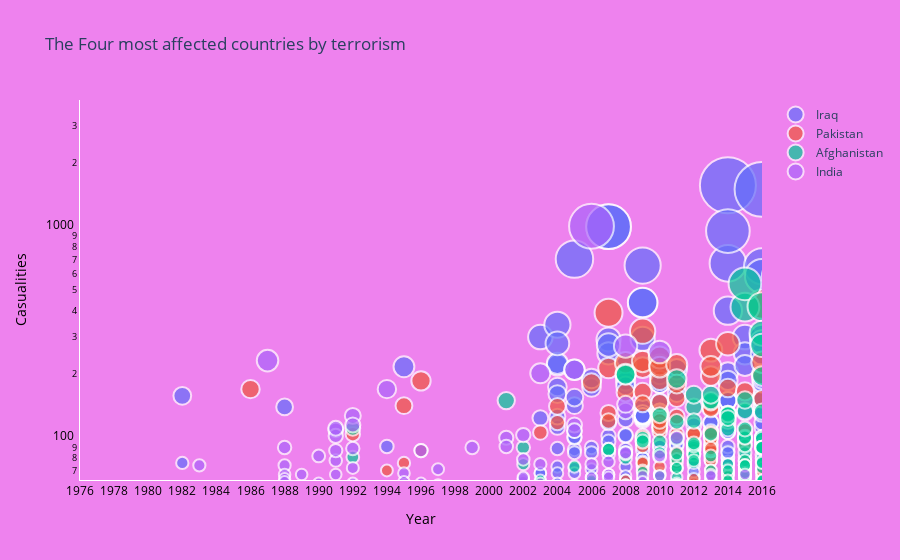

Here is the notebook cell this chart was saved with:
### Code cell
fig = go.Figure(data=data, layout=layout)
py.iplot(fig, filename='Terrorism Bubble')

### Figure 1 — Plotly figure (JSON) as saved in the notebook; plotly's stock layout.template omitted (floating-point values rounded to 4 significant figures; data arrays with more than 128 entries replaced by an {"elided": "..."} marker saying what was removed)
{"data": [{"marker": {"line": {"width": 2}, "size": {"elided": "264 int values"}, "sizemode": "area", "symbol": "circle"}, "mode": "markers", "name": "Iraq", "text": {"elided": "264 str values"}, "type": "scatter", "x": {"elided": "264 int values"}, "y": {"elided": "264 int values"}}, {"marker": {"line": {"width": 2}, "size": {"elided": "135 int values"}, "sizemode": "area", "symbol": "circle"}, "mode": "markers", "name": "Pakistan", "text": {"elided": "135 str values"}, "type": "scatter", "x": {"elided": "135 int values"}, "y": {"elided": "135 int values"}}, {"marker": {"line": {"width": 2}, "size": {"elided": "172 int values"}, "sizemode": "area", "symbol": "circle"}, "mode": "markers", "name": "Afghanistan", "text": {"elided": "172 str values"}, "type": "scatter", "x": {"elided": "172 int values"}, "y": {"elided": "172 int values"}}, {"marker": {"line": {"width": 2}, "size": [74, 54, 232, 90, 74, 67, 64, 62, 67, 58, 53, 82, 54, 55, 56, 61, 109, 78, 102, 67, 111, 87, 89, 59, 72, 58, 127, 115, 61, 170, 68, 52, 62, 51, 51, 61, 87, 71, 60, 90, 100, 91, 79, 62, 64, 103, 65, 75, 61, 202, 52, 115, 108, 210, 75, 1005, 55, 65, 67, 67, 77, 65, 57, 53, 272, 84, 60, 134, 144, 85, 54, 66, 62, 66, 82, 255, 51, 100, 52, 52, 52, 60, 67, 66, 67, 95], "sizemode": "area", "symbol": "circle"}, "mode": "markers", "name": "India", "text": ["City: Unknown<br>Group: Anti-Immigrant extremists<br>casualities: 74<br>Year: 1983", "City: Imphal<br>Group: People's Liberation Army (India)<br>casualities: 54<br>Year: 1984", "City: Chennai<br>Group: Tamils<br>casualities: 232<br>Year: 1987", "City: Amritsar<br>Group: Khalistan Liberation Force<br>casualities: 90<br>Year: 1988", "City: Amritsar<br>Group: Sikh Extremists<br>casualities: 74<br>Year: 1988", "City: Barpeta<br>Group: United Liberation Front of Assam (ULFA)<br>casualities: 67<br>Year: 1988", "City: Jammu<br>Group: Babbar Khalsa International (BKI)<br>casualities: 64<br>Year: 1988", "City: Batala<br>Group: Babbar Khalsa International (BKI)<br>casualities: 62<br>Year: 1988", "City: Bongaigaon<br>Group: Bodo Militants<br>casualities: 67<br>Year: 1989", "City: Karnal<br>Group: Sikh Extremists<br>casualities: 58<br>Year: 1989", "City: Unknown<br>Group: Khalistan Commando Force<br>casualities: 53<br>Year: 1989", "City: Batala<br>Group: Khalistan Commando Force<br>casualities: 82<br>Year: 1990", "City: Sepalpani<br>Group: Bodo Militants<br>casualities: 54<br>Year: 1990", "City: Pathankot<br>Group: Babbar Khalsa International (BKI)<br>casualities: 55<br>Year: 1990", "City: Rangia<br>Group: Bodo Militants<br>casualities: 56<br>Year: 1990", "City: Hyderabad<br>Group: People's War Group (PWG)<br>casualities: 61<br>Year: 1990", "City: New Delhi<br>Group: Sikh Extremists<br>casualities: 109<br>Year: 1991", "City: Kila Raipur<br>Group: Sikh Extremists<br>casualities: 78<br>Year: 1991", "City: Baddowal<br>Group: Sikh Extremists<br>casualities: 102<br>Year: 1991", "City: Sopore<br>Group: Muslim Militants<br>casualities: 67<br>Year: 1991", "City: Bajpur<br>Group: Sikh Extremists<br>casualities: 111<br>Year: 1991", "City: Sohian<br>Group: Sikh Extremists<br>casualities: 87<br>Year: 1991", "City: New Delhi<br>Group: Muslim Militants<br>casualities: 89<br>Year: 1992", "City: Pathankot<br>Group: Sikh Extremists<br>casualities: 59<br>Year: 1992", "City: Delhi<br>Group: Muslim Separatists<br>casualities: 72<br>Year: 1992", "City: Guwahati<br>Group: National Democratic Front of Bodoland (NDFB)<br>casualities: 58<br>Year: 1992", "City: Unknown<br>Group: Muslim Militants<br>casualities: 127<br>Year: 1992", "City: Bombay<br>Group: Muslim Militants<br>casualities: 115<br>Year: 1992", "City: Unknown<br>Group: Muslims<br>casualities: 61<br>Year: 1992", "City: Banabari<br>Group: Bodo Militants<br>casualities: 170<br>Year: 1994", "City: Jammu<br>Group: Kashmiri extremists<br>casualities: 68<br>Year: 1995", "City: Lailalong<br>Group: National Socialist Council of Nagaland<br>casualities: 52<br>Year: 1995", "City: Jammu<br>Group: Harkat ul Ansar<br>casualities: 62<br>Year: 1995", "City: New Delhi<br>Group: Jammu and Kashmir Islamic Front<br>casualities: 51<br>Year: 1996", "City: New Delhi<br>Group: Jammu and Kashmir Liberation Front<br>casualities: 51<br>Year: 1996", "City: Maiamnala<br>Group: National Socialist Council of Nagaland<br>casualities: 61<br>Year: 1996", "City: Sansapani<br>Group: Bodo Liberation Tigers (BLT)<br>casualities: 87<br>Year: 1996", "City: Unknown<br>Group: Muslim Rebels<br>casualities: 71<br>Year: 1997", "City: Bathe-Lakshmanpur<br>Group: Ranbir Sena<br>casualities: 60<br>Year: 1997", "City: Shiliguri<br>Group: United Liberation Front of Assam (ULFA)<br>casualities: 90<br>Year: 1999", "City: Baghmara<br>Group: National Democratic Front of Bodoland (NDFB)<br>casualities: 100<br>Year: 2001", "City: Srinagar<br>Group: Jaish-e-Mohammad (JeM)<br>casualities: 91<br>Year: 2001", "City: Jammu<br>Group: Lashkar-e-Taiba (LeT)<br>casualities: 79<br>Year: 2002", "City: Jammu<br>Group: Lashkar-e-Taiba (LeT)<br>casualities: 62<br>Year: 2002", "City: Jammu<br>Group: Lashkar-e-Taiba (LeT)<br>casualities: 64<br>Year: 2002", "City: Gandhinagar<br>Group: Gunmen<br>casualities: 103<br>Year: 2002", "City: Jammu<br>Group: Lashkar-e-Taiba (LeT)<br>casualities: 65<br>Year: 2002", "City: Mumbai<br>Group: Students Islamic Movement of India (SIMI)<br>casualities: 75<br>Year: 2003", "City: Bamungopha<br>Group: United Liberation Front of Assam (ULFA)<br>casualities: 61<br>Year: 2003", "City: Mumbai<br>Group: Students Islamic Movement of India (SIMI)<br>casualities: 202<br>Year: 2003", "City: Dimapur<br>Group: United Liberation Front of Assam (ULFA)<br>casualities: 52<br>Year: 2004", "City: Pulwama<br>Group: United Jihad Council<br>casualities: 115<br>Year: 2005", "City: Kotrapali<br>Group: Communist Party of India - Maoist (CPI-Maoist)<br>casualities: 108<br>Year: 2005", "City: New Delhi<br>Group: Lashkar-e-Taiba (LeT)<br>casualities: 210<br>Year: 2005", "City: Dantewada district<br>Group: Communist Party of India - Maoist (CPI-Maoist)<br>casualities: 75<br>Year: 2006", "City: Mumbai<br>Group: Lashkar-e-Taiba (LeT)<br>casualities: 1005<br>Year: 2006", "City: Imphal<br>Group: Kanglei Yawol Kanna Lup (KYKL)<br>casualities: 55<br>Year: 2006", "City: Guwahati<br>Group: United Liberation Front of Assam (ULFA)<br>casualities: 65<br>Year: 2006", "City: Sadiya<br>Group: United Liberation Front of Assam (ULFA)<br>casualities: 67<br>Year: 2007", "City: Ranibodli<br>Group: Naxalites<br>casualities: 67<br>Year: 2007", "City: Hyderabad<br>Group: Harkatul Jihad-e-Islami<br>casualities: 77<br>Year: 2007", "City: Doom Dooma<br>Group: United Liberation Front of Assam (ULFA)<br>casualities: 65<br>Year: 2007", "City: Murkongselek<br>Group: United Liberation Front of Assam (ULFA)<br>casualities: 57<br>Year: 2008", "City: New Delhi<br>Group: Indian Mujahideen<br>casualities: 53<br>Year: 2008", "City: Dispur<br>Group: United Liberation Front of Assam (ULFA)<br>casualities: 272<br>Year: 2008", "City: Kokrajhar<br>Group: United Liberation Front of Assam (ULFA)<br>casualities: 84<br>Year: 2008", "City: Barpeta Road<br>Group: United Liberation Front of Assam (ULFA)<br>casualities: 60<br>Year: 2008", "City: Mumbai<br>Group: Deccan Mujahideen<br>casualities: 134<br>Year: 2008", "City: Mumbai<br>Group: Deccan Mujahideen<br>casualities: 144<br>Year: 2008", "City: Mumbai<br>Group: Deccan Mujahideen<br>casualities: 85<br>Year: 2008", "City: Mumbai<br>Group: Deccan Mujahideen<br>casualities: 54<br>Year: 2008", "City: Guwahati<br>Group: United Liberation Front of Assam (ULFA)<br>casualities: 66<br>Year: 2009", "City: Nalbari<br>Group: United Liberation Front of Assam (ULFA)<br>casualities: 62<br>Year: 2009", "City: Pune<br>Group: Indian Mujahideen<br>casualities: 66<br>Year: 2010", "City: Dantewada district<br>Group: Communist Party of India - Maoist (CPI-Maoist)<br>casualities: 82<br>Year: 2010", "City: Jhargam<br>Group: Communist Party of India - Maoist (CPI-Maoist)<br>casualities: 255<br>Year: 2010", "City: Lohardaga district<br>Group: Communist Party of India - Maoist (CPI-Maoist)<br>casualities: 51<br>Year: 2011", "City: Guwahati<br>Group: Adivasi People's Army (APA)<br>casualities: 100<br>Year: 2011", "City: Mumbai<br>Group: Indian Mujahideen<br>casualities: 52<br>Year: 2011", "City: Mumbai<br>Group: Indian Mujahideen<br>casualities: 52<br>Year: 2011", "City: Mumbai<br>Group: Indian Mujahideen<br>casualities: 52<br>Year: 2011", "City: New Delhi<br>Group: Harkatul Jihad-e-Islami<br>casualities: 60<br>Year: 2011", "City: Hyderabad<br>Group: Lashkar-e-Taiba (LeT)<br>casualities: 67<br>Year: 2013", "City: Hyderabad<br>Group: Lashkar-e-Taiba (LeT)<br>casualities: 66<br>Year: 2013", "City: Sukma district<br>Group: Communist Party of India - Maoist (CPI-Maoist)<br>casualities: 67<br>Year: 2015", "City: Kuneru<br>Group: Maoists<br>casualities: 95<br>Year: 2017"], "type": "scatter", "x": [1983, 1984, 1987, 1988, 1988, 1988, 1988, 1988, 1989, 1989, 1989, 1990, 1990, 1990, 1990, 1990, 1991, 1991, 1991, 1991, 1991, 1991, 1992, 1992, 1992, 1992, 1992, 1992, 1992, 1994, 1995, 1995, 1995, 1996, 1996, 1996, 1996, 1997, 1997, 1999, 2001, 2001, 2002, 2002, 2002, 2002, 2002, 2003, 2003, 2003, 2004, 2005, 2005, 2005, 2006, 2006, 2006, 2006, 2007, 2007, 2007, 2007, 2008, 2008, 2008, 2008, 2008, 2008, 2008, 2008, 2008, 2009, 2009, 2010, 2010, 2010, 2011, 2011, 2011, 2011, 2011, 2011, 2013, 2013, 2015, 2017], "y": [74, 54, 232, 90, 74, 67, 64, 62, 67, 58, 53, 82, 54, 55, 56, 61, 109, 78, 102, 67, 111, 87, 89, 59, 72, 58, 127, 115, 61, 170, 68, 52, 62, 51, 51, 61, 87, 71, 60, 90, 100, 91, 79, 62, 64, 103, 65, 75, 61, 202, 52, 115, 108, 210, 75, 1005, 55, 65, 67, 67, 77, 65, 57, 53, 272, 84, 60, 134, 144, 85, 54, 66, 62, 66, 82, 255, 51, 100, 52, 52, 52, 60, 67, 66, 67, 95]}], "layout": {"paper_bgcolor": "rgb(238, 130, 238)", "plot_bgcolor": "rgb(238, 130, 238)", "title": {"text": "The Four most affected countries by terrorism"}, "xaxis": {"color": "black", "nticks": 30, "range": [1976, 2016], "showgrid": false, "showline": true, "tickmode": "auto", "title": {"text": "Year"}}, "yaxis": {"color": "black", "nticks": 40, "range": [1.8, 3.6], "showgrid": false, "showline": true, "tickmode": "auto", "title": {"text": "Casualities"}, "type": "log"}}}
